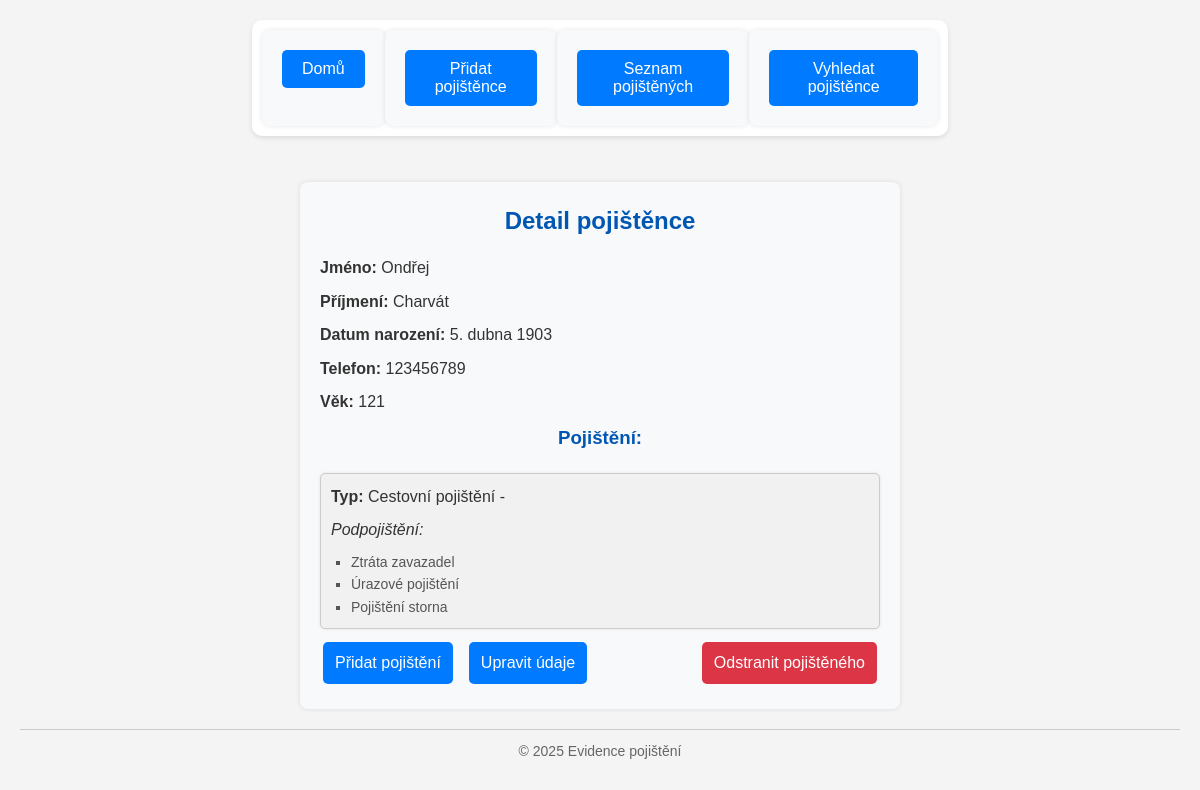
/insured/29/, run on the app's committed database.
### insurance/models.py (models this page shows, shortened)
class InsuredPerson(models.Model):
    first_name = models.CharField(max_length=50)
    last_name = models.CharField(max_length=50)
    birth_date = models.DateField(null=True, blank=True) # Datum narození místo věku
    phone = models.CharField(max_length=9)
    @property
    def age(self):
        import datetime
        if not self.birth_date:
            return "Neznámé"  # nebo vrátit např. 0, či prázdný string
        today = datetime.date.today()
        age = today.year - self.birth_date.year - ((today.month, today.day) < (self.birth_date.month, self.birth_date.day))
        return age

class Insurance(models.Model):
    TYPE_CHOICES = [
        ('life', 'Životní pojištění'),
        ('travel', 'Cestovní pojištění'),
        ('property', 'Majetkové pojištění'),
    ]
    insured_person = models.ForeignKey(InsuredPerson, on_delete=models.CASCADE)
    insurance_type = models.CharField(max_length=20, choices=TYPE_CHOICES)
    duration_years = models.IntegerField()

class SubInsurance(models.Model):
    insurance = models.ForeignKey(Insurance, on_delete=models.CASCADE)
    name = models.CharField(max_length=100)
    price = models.IntegerField()

### insurance/views.py (the view)
# urls.py: path('insured/<int:person_id>/', views.insured_detail, name='insured_detail'),
def insured_detail(request, person_id):
    person = get_object_or_404(InsuredPerson, id=person_id)
    return render(request, 'insurance/insured_detail.html', {'person': person})

### insurance/templates/insurance/insured_detail.html (shortened to what this page needs)
{% load static %}
<!DOCTYPE html>
<html lang="cs">
<head>
    <link rel="stylesheet" href="{% static 'css/blog.css' %}">
</head>
<body>
    <div class="navigacni_menu">
        <form action="{% url 'index' %}" method="get">
            <button type="submit">Domů</button>
        </form>
        <form action="{% url 'add_insured_with_insurance' %}" method="get">
            <button type="submit">Přidat pojištěnce</button>
        </form>
        <form action="{% url 'insured_list' %}" method="get">
            <button type="submit">Seznam pojištěných</button>
        </form>
        <form action="{% url 'search_insured' %}" method="get">
            <button type="submit">Vyhledat pojištěnce</button>
        </form>
    </div>
    <br>
    <div class="detail-pojistence">
        <h2>Detail pojištěnce</h2>
        <p><strong>Jméno:</strong> {{ person.first_name }}</p>
        <p><strong>Příjmení:</strong> {{ person.last_name }}</p>
        <p><strong>Datum narození:</strong> {{ person.birth_date }}</p>
        <p><strong>Telefon:</strong> {{ person.phone }}</p>
        <p><strong>Věk:</strong> {{ person.age }}</p>
        <h3>Pojištění:</h3>
        {% if person.insurance_set.all %}
            <ul class="pojisteni-seznam">
                {% for insurance in person.insurance_set.all %}
                    <li class="pojisteni-polozka">
                        <strong>Typ:</strong> {{ insurance.get_insurance_type_display }} -
                        {% if insurance.subinsurance_set.all %}
                            <p><em>Podpojištění:</em></p>
                            <ul class="subpojisteni-seznam">
                                {% for sub in insurance.subinsurance_set.all %}
                                    <li class="subpojisteni-polozka">{{ sub.name }}</li>
                                {% endfor %}
                            </ul>
                        {% endif %}
                    </li>
                {% endfor %}
            </ul>
        {% else %}
            <p>Žádné pojištění nenalezeno.</p>
        {% endif %}
        <div class="akce-pojisteny">
            <a href="{% url 'add_insurance' person.id %}" class="tlacitko">Přidat pojištění</a>
            <a href="{% url 'edit_insured' person.id %}" class="tlacitko">Upravit údaje</a>
            <a href="{% url 'delete_insured_with_password' person.id %}"
               class="tlacitko tlacitko-smazat">
                Odstranit pojištěného
            </a>
        </div>
    </div>
    <footer>
        <p>&copy; 2025 Evidence pojištění</p>
    </footer>
</body>
</html>

### static/css/blog.css (style rules this page uses)
* { margin: 0; padding: 0; box-sizing: border-box; font-family: Arial, sans-serif; }
body { background-color: #f4f4f4; color: #333; line-height: 1.6; padding: 20px; }
h1, h2, h3 { text-align: center; color: #0056b3; margin-bottom: 20px; }
form { background: #f8f9fa; padding: 20px; border-radius: 8px; box-shadow: 0px 0px 5px rgba(0, 0, 0, 0.1); max-width: 500px; margin: 20px auto; }
button { background: #007bff; color: white; padding: 10px 15px; border: none; border-radius: 5px; cursor: pointer; transition: background 0.3s; }
footer { text-align: center; margin-top: 20px; padding-top: 10px; border-top: 1px solid #ccc; font-size: 14px; color: #666; }
.navigacni_menu { display: flex; justify-content: space-between; background-color: #fff; padding: 10px; border-radius: 10px; box-shadow: 0 2px 5px rgba(0, 0, 0, 0.1); margin-left: 20%; margin-right: 20%; }
.navigacni_menu form { margin: 0; flex-grow: 1; }
.navigacni_menu button { padding: 10px 20px; border: none; background-color: #007bff; color: white; font-size: 16px; border-radius: 5px; cursor: pointer; transition: background 0.3s; width: 100%; }
.detail-pojistence { background: #f8f9fa; padding: 20px; border-radius: 8px; box-shadow: 0px 0px 5px rgba(0, 0, 0, 0.1); max-width: 600px; margin: 20px auto; }
.detail-pojistence h2 { text-align: center; color: #0056b3; margin-bottom: 15px; }
.detail-pojistence p { font-size: 16px; margin: 8px 0; }
.pojisteni-seznam { list-style-type: none; padding: 0; }
.pojisteni-polozka { background: #fff; padding: 15px; margin-bottom: 10px; border-radius: 5px; border: 1px solid #ddd; box-shadow: 0px 0px 3px rgba(0, 0, 0, 0.1); }
.subpojisteni-seznam { list-style-type: square; margin: 5px 0 0 20px; }
.subpojisteni-polozka { font-size: 14px; color: #555; }
.pojisteni-polozka { background: #f1f1f1; padding: 10px; margin-bottom: 8px; border-radius: 5px; border: 1px solid #ccc; }
.subpojisteni-seznam { list-style-type: square; margin-left: 20px; }
.tlacitko { display: inline-block; padding: 8px 12px; margin: 5px 3px; background: #007bff; color: #fff; text-decoration: none; border-radius: 5px; transition: background 0.3s; }
.tlacitko-smazat { background: #dc3545; }
.akce-pojisteny { display: flex; justify-content: flex-start; gap: 10px; }
.akce-pojisteny .tlacitko-smazat { margin-left: auto; }

### data on the page
InsuredPerson: first_name "Ondřej", last_name "Charvát", birth_date "5. dubna 1903", phone "123456789", age "121"
Insurance: insurance_type "Cestovní pojištění"
SubInsurance: name "Ztráta zavazadel"
SubInsurance: name "Úrazové pojištění"
SubInsurance: name "Pojištění storna"
